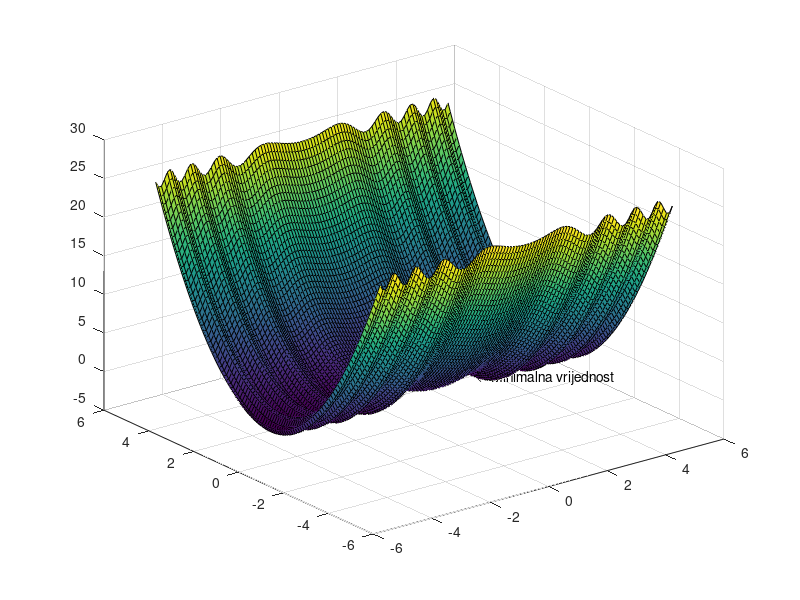

The MATLAB script that drew this image:
[x,y]=meshgrid(-5:0.1:5,-5:0.1:5); 
z=sin(x.^2)+y.^2; %zadana funkcija
surf(x,y,z); 
[x, f, m, n, k, v]=ga(@(x) sin(x(1).^2)+x(2).^2,2); %naredba za pokretanje
text(x(1), x(2), f, '\leftarrow Minimalna vrijednost'); 

r = min(z)
disp('Minimum funkcije');
h = min(r)